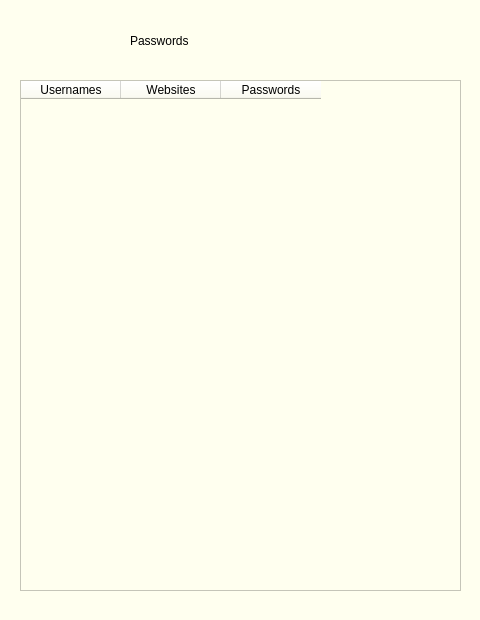
<?xml version="1.0" encoding="UTF-8"?>
<ui version="4.0">
 <class>Dialog</class>
 <widget class="QDialog" name="Dialog">
  <property name="geometry">
   <rect>
    <x>0</x>
    <y>0</y>
    <width>480</width>
    <height>620</height>
   </rect>
  </property>
  <property name="windowTitle">
   <string>Dialog</string>
  </property>
  <property name="styleSheet">
   <string notr="true">background-color: rgb(255, 255, 239);
</string>
  </property>
  <widget class="QLabel" name="pass_label">
   <property name="geometry">
    <rect>
     <x>130</x>
     <y>10</y>
     <width>221</width>
     <height>61</height>
    </rect>
   </property>
   <property name="whatsThis">
    <string>&lt;html&gt;&lt;head/&gt;&lt;body&gt;&lt;p&gt;&lt;br/&gt;&lt;/p&gt;&lt;/body&gt;&lt;/html&gt;</string>
   </property>
   <property name="styleSheet">
    <string notr="true">color:rgb(0,0,0);
font: 30pt &quot;Lucida Console&quot;;</string>
   </property>
   <property name="text">
    <string>Passwords</string>
   </property>
  </widget>
  <widget class="QTableWidget" name="pass_table">
   <property name="geometry">
    <rect>
     <x>20</x>
     <y>80</y>
     <width>441</width>
     <height>511</height>
    </rect>
   </property>
   <property name="maximumSize">
    <size>
     <width>441</width>
     <height>16777215</height>
    </size>
   </property>
   <property name="styleSheet">
    <string notr="true">font: 10pt &quot;Lucida Console&quot;;</string>
   </property>
   <column>
    <property name="text">
     <string>Usernames</string>
    </property>
   </column>
   <column>
    <property name="text">
     <string>Websites</string>
    </property>
   </column>
   <column>
    <property name="text">
     <string>Passwords</string>
    </property>
   </column>
  </widget>
  <zorder>pass_table</zorder>
  <zorder>pass_label</zorder>
 </widget>
 <resources/>
 <connections/>
</ui>
